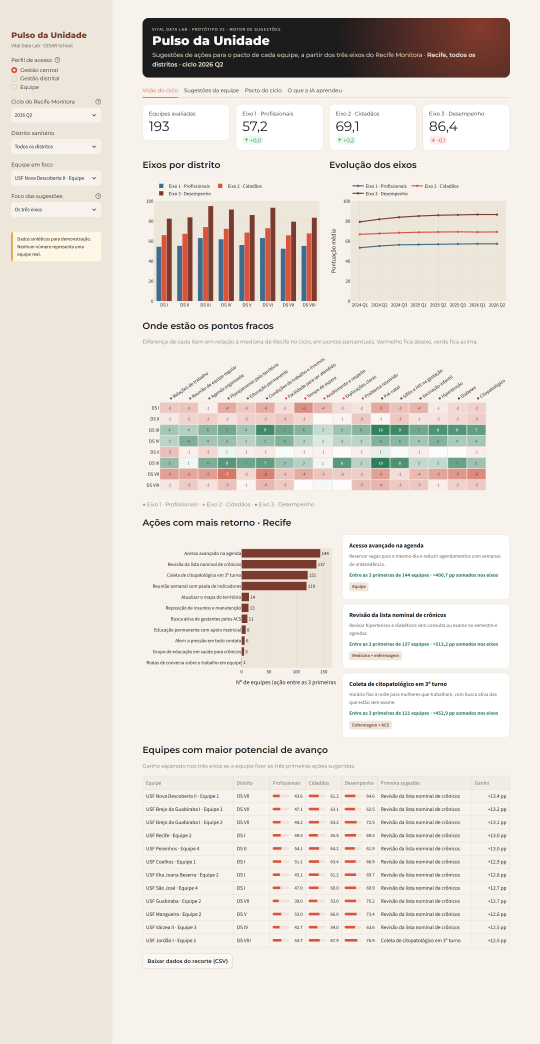
#> input picture prototipo/prints/v2/01-visao-do-ciclo-recife.png, 2160 x 4176 px (shown at 1/4 size); its folder holds 4 pictures in this run
$ python capturar_prints.py
#> lines starting #> are read from the running program, lines starting #| are printed output that depends on the picture
#> (the call stopped at in tirar_prints, `with sync_playwright() as p:`: playwright is not available in this run)
"""Tira os prints das telas do protótipo e monta um PDF e uma galeria em Markdown.

Com o app rodando em http://localhost:8501:
    .venv\\Scripts\\python scripts\\capturar_prints.py

Usa o Microsoft Edge instalado na máquina (não baixa navegador).
"""

import re
from datetime import date
from pathlib import Path

from PIL import Image, ImageDraw, ImageFont
from playwright.sync_api import Page, sync_playwright

URL = "http://localhost:8501"
SAIDA = Path(__file__).resolve().parent.parent / "prints" / "v2"
LARGURA = 1440
ESCALA = 1.5
TITULO = "Pulso da Unidade · protótipo v2"
SUBTITULO = "Motor de sugestões de ações sobre os três eixos do Recife Monitora"

PIVO = ("Na v1, o protótipo criava uma régua própria: o Índice Pulso, de 0 a 100, com a classificação Crítico, "
        "Atenção ou Excelência. Na conversa com o Recife Monitora, ficou claro que a avaliação oficial continua sendo "
        "feita pelos três eixos (profissionais, cidadãos e desempenho) e que o que agrega valor é a recomendação de "
        "ações. Na v2, o índice e as faixas saíram, os três eixos passaram a ser a entrada do sistema, e o produto "
        "virou um motor de sugestões que aprende com os pactos e os resultados de cada ciclo.")

PRINTS = {
    "01-visao-do-ciclo-recife": ("Visão do ciclo · Gestão central",
                                 "Os três eixos do Recife Monitora por distrito e ao longo dos ciclos, os itens mais fracos "
                                 "de cada distrito, as ações com mais retorno e as equipes com maior potencial de avanço."),
    "02-visao-do-ciclo-distrito": ("Visão do ciclo · Gestão distrital",
                                   "O gestor distrital vê os eixos de cada equipe do seu distrito e onde estão os pontos fracos."),
    "03-sugestoes-da-equipe": ("Sugestões da equipe",
                               "Resultado da equipe nos três eixos, comparado com equipes de território parecido, e as "
                               "ações sugeridas para o próximo pacto, com o efeito esperado e a evidência do histórico."),
    "04-pacto-do-ciclo": ("Pacto do ciclo",
                          "As ações escolhidas para o pacto e a projeção dos três eixos no fim do ciclo. O resultado "
                          "real volta para a IA, que é treinada de novo."),
    "05-o-que-a-ia-aprendeu": ("O que a IA aprendeu",
                               "Quanto cada ação mudou cada item no histórico, a melhora da IA a cada ciclo, como o "
                               "motor funciona e o que mudou desde a v1."),
    "06-sugestoes-foco-cidadaos": ("Perfil de equipe · foco no Eixo 2",
                                   "No perfil de equipe, só a própria equipe aparece. Com o foco no Eixo 2 (cidadãos), "
                                   "a ordem das sugestões muda na hora."),
}

CSS_CAPTURA = """
[data-testid="stHeader"], [data-testid="stToolbar"], [data-testid="stDecoration"] { display: none !important; }
"""


# [7 lines left out: function aguardar, not called in this run]


def barra_lateral(page: Page):
    return page.locator('[data-testid="stSidebar"]')


# [4 lines left out: function escolher, not called in this run]


def aba(page: Page, nome: str) -> None:
    page.get_by_role("tab", name=nome).click()
    aguardar(page)


# [12 lines left out: function capturar, not called in this run]


def tirar_prints() -> None:
    SAIDA.mkdir(parents=True, exist_ok=True)
    with sync_playwright() as p:
        navegador = p.chromium.launch(channel="msedge")
        page = navegador.new_page(viewport={"width": LARGURA, "height": 900}, device_scale_factor=ESCALA)
        page.goto(URL)
        page.wait_for_selector(".pulso-hero", timeout=180_000)
        page.add_style_tag(content=CSS_CAPTURA)
        aguardar(page)

        capturar(page, "01-visao-do-ciclo-recife")
        aba(page, "Sugestões da equipe")
        capturar(page, "03-sugestoes-da-equipe")
        for _ in range(3):
            page.get_by_role("button", name="Incluir no pacto").first.click()
            aguardar(page)
        aba(page, "Pacto do ciclo")
        capturar(page, "04-pacto-do-ciclo")
        aba(page, "O que a IA aprendeu")
        capturar(page, "05-o-que-a-ia-aprendeu")

        barra_lateral(page).get_by_text("Gestão distrital", exact=True).click()
        aguardar(page)
        escolher(page, "Distrito sanitário", re.compile(r"^DS VIII$"))
        aba(page, "Visão do ciclo")
        capturar(page, "02-visao-do-ciclo-distrito")

        barra_lateral(page).get_by_text("Equipe", exact=True).click()
        aguardar(page)
        escolher(page, "Foco das sugestões", "Eixo 2 · Cidadãos")
        aba(page, "Sugestões")
        capturar(page, "06-sugestoes-foco-cidadaos")
        navegador.close()


def fonte(negrito: bool, tamanho: int):
    nome = "segoeuib.ttf" if negrito else "segoeui.ttf"
    try:
        return ImageFont.truetype(str(Path("C:/Windows/Fonts") / nome), tamanho)
    except OSError:
        return ImageFont.load_default(size=tamanho)


def quebrar(desenho: ImageDraw.ImageDraw, texto: str, f, largura: int) -> list[str]:
#> called with largura = 1980
    linhas, atual = [], ""
    for palavra in texto.split():
        tentativa = f"{atual} {palavra}".strip()
        if desenho.textlength(tentativa, font=f) <= largura:
            atual = tentativa
        else:
            linhas.append(atual)
            atual = palavra
    return linhas + [atual]


def pagina(titulo: str, descricao: str, imagem: Image.Image | None, numero: str = "") -> Image.Image:
    largura = int(LARGURA * ESCALA)
    margem = 90
    rascunho = ImageDraw.Draw(Image.new("RGB", (1, 1)))
    f_titulo, f_texto = fonte(True, 60), fonte(False, 34)
    linhas = quebrar(rascunho, descricao, f_texto, largura - 2 * margem)
    altura_cabecalho = 90 + 80 + len(linhas) * 48 + 70
    altura = altura_cabecalho + (imagem.height if imagem else 0)
    pg = Image.new("RGB", (largura, altura), "#F7F3EC")
    d = ImageDraw.Draw(pg)
    d.rectangle([0, 0, largura, altura_cabecalho], fill="#1C1C1C")
    d.rectangle([0, altura_cabecalho - 10, largura, altura_cabecalho], fill="#D9543B")
    if numero:
        d.text((margem, 50), numero, font=fonte(True, 30), fill="#D9543B")
    d.text((margem, 90), titulo, font=f_titulo, fill="#F9F9F9")
    for i, linha in enumerate(linhas):
        d.text((margem, 180 + i * 48), linha, font=f_texto, fill="#EDE6DA")
    if imagem:
        pg.paste(imagem.convert("RGB"), (0, altura_cabecalho))
    return pg


def montar_compilado() -> None:
    hoje = date.today().strftime("%d/%m/%Y")
    capa = pagina(TITULO,
                  f"{SUBTITULO}. Vital Data Lab · Projeto 5, Gestão de TI · CESAR School 2026.2 · prints de {hoje}. "
                  "Dados sintéticos: os números não representam nenhuma equipe real.", None)
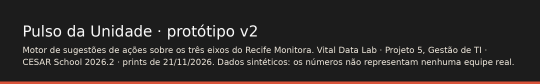
#> capa: PIL image 2160x336 RGB (shown at 1/4 size); mean R, G, B 44.5, 40.3, 39.2
    lista = Image.new("RGB", (capa.width, 120 + 70 * len(PRINTS)), "#F7F3EC")
    d = ImageDraw.Draw(lista)
    for i, (titulo, _) in enumerate(PRINTS.values(), start=1):
        d.text((90, 60 + 70 * i), f"{i}.  {titulo}", font=fonte(False, 40), fill="#1C1C1C")
    capa_completa = Image.new("RGB", (capa.width, capa.height + lista.height), "#F7F3EC")
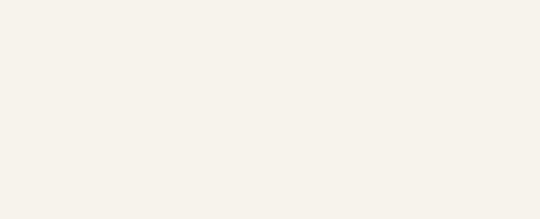
#> capa_completa: PIL image 2160x876 RGB (shown at 1/4 size); mean R, G, B 247, 243, 236
    capa_completa.paste(capa, (0, 0))
    capa_completa.paste(lista, (0, capa.height))
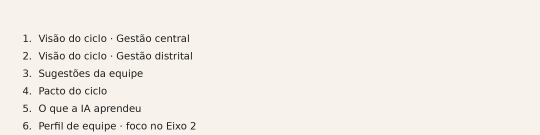
#> lista: PIL image 2160x540 RGB (shown at 1/4 size); mean R, G, B 242.5, 238.6, 231.7
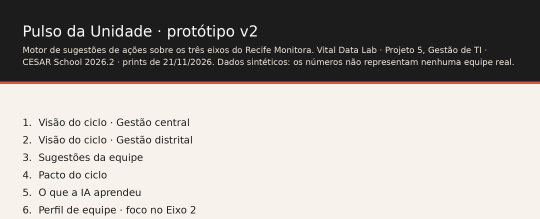
#> capa_completa: PIL image 2160x876 RGB (shown at 1/4 size); mean R, G, B 166.6, 162.5, 157.8

    paginas = [capa_completa, pagina("O que mudou desde a v1", PIVO, None)]
#> call 2 of pagina, with titulo = 'O que mudou desde a v1', numero = ''
#> in pagina (call 2), `pg = Image.new("RGB", (largura, altura), "#F7F3EC")`:
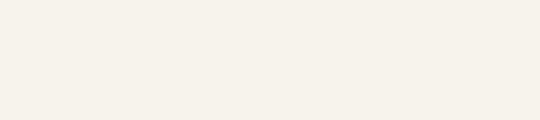
#> pg: PIL image 2160x480 RGB (shown at 1/4 size); mean R, G, B 247, 243, 236
    for i, (nome, (titulo, descricao)) in enumerate(PRINTS.items(), start=1):
        paginas.append(pagina(titulo, descricao, Image.open(SAIDA / f"{nome}.png"), f"{i:02d}"))
#> call 3 of pagina, with titulo = 'Visão do ciclo · Gestão central', numero = '01'
#> in pagina (call 3), `largura = int(LARGURA * ESCALA)`: largura = 2160
#> in pagina (call 3), `linhas = quebrar(rascunho, descricao, f_texto, largura - 2 * margem)`: linhas = 2 items
#> in pagina (call 3), `altura_cabecalho = 90 + 80 + len(linhas) * 48 + 70`: altura_cabecalho = 336
#> in pagina (call 3), `altura = altura_cabecalho + (imagem.height if imagem else 0)`: altura = 4512
#> in pagina (call 3), `pg = Image.new("RGB", (largura, altura), "#F7F3EC")`:
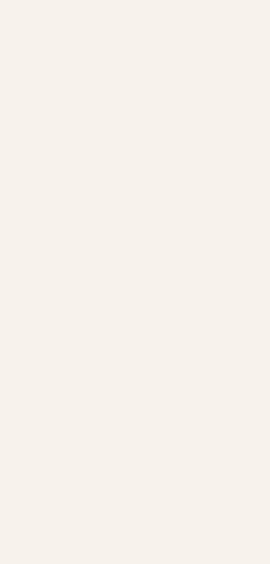
#> pg: PIL image 2160x4512 RGB (shown at 1/8 size); mean R, G, B 247, 243, 236
#> the loop in pagina (call 3), `for i, linha in enumerate(linhas):` made 2 passes
#> in pagina (call 3), `pg.paste(imagem.convert("RGB"), (0, altura_cabecalho))`:
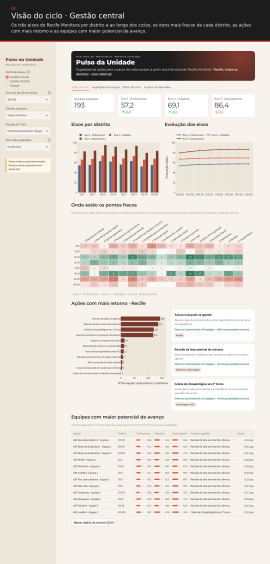
#> pg: PIL image 2160x4512 RGB (shown at 1/8 size); mean R, G, B 216, 209.9, 202.6
#> in pagina, imagem is the input picture: PIL image 2160x4176 RGB; mean R, G, B 229.9, 223.7, 215.9
#> pass 2 of the loop in montar_compilado, `for i, (nome, (titulo, descricao)) in enumerate(PRINTS.items(), start=..`:
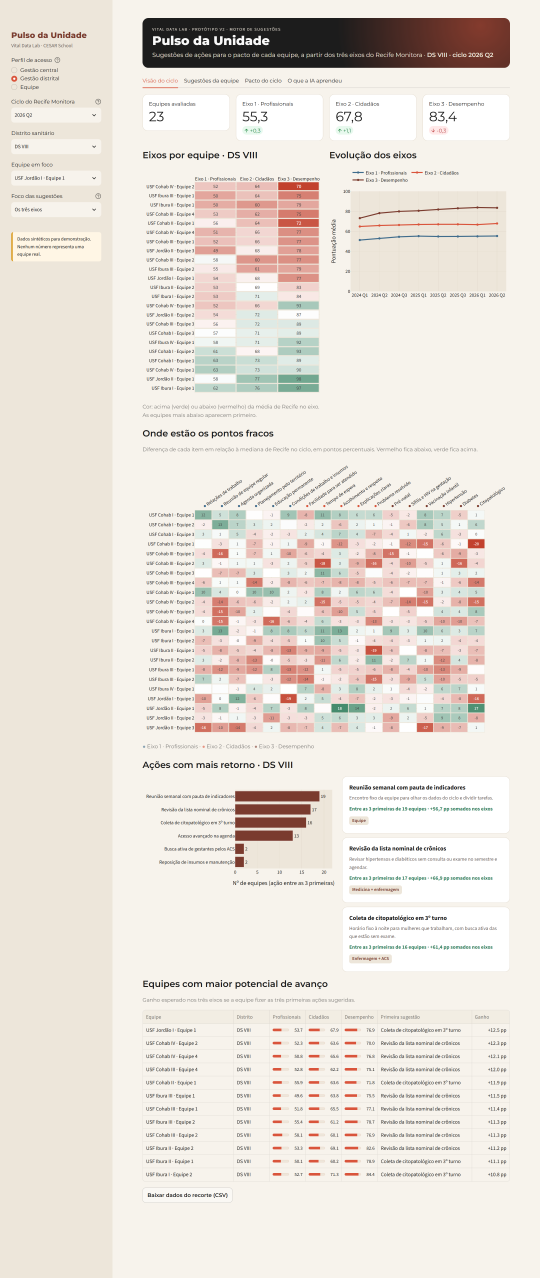
#> input picture prototipo/prints/v2/02-visao-do-ciclo-distrito.png, 2160 x 5112 px (shown at 1/4 size)
#> linhas = 1 item
#> altura_cabecalho = 288
#> altura = 5400
#> in pagina (call 4), `pg = Image.new("RGB", (largura, altura), "#F7F3EC")`:
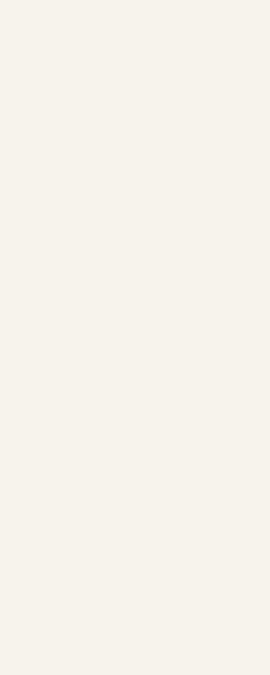
#> pg: PIL image 2160x5400 RGB (shown at 1/8 size); mean R, G, B 247, 243, 236
#> the loop in pagina (call 4), `for i, linha in enumerate(linhas):` made 1 pass
#> in pagina (call 4), `pg.paste(imagem.convert("RGB"), (0, altura_cabecalho))`:
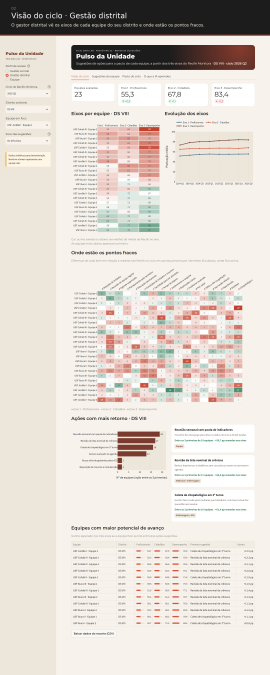
#> pg: PIL image 2160x5400 RGB (shown at 1/8 size); mean R, G, B 223.2, 216.4, 209
#> in pagina, imagem is the input picture: PIL image 2160x5112 RGB; mean R, G, B 233.4, 226.4, 218.7
#> pass 3 of the loop in montar_compilado, `for i, (nome, (titulo, descricao)) in enumerate(PRINTS.items(), start=..`:
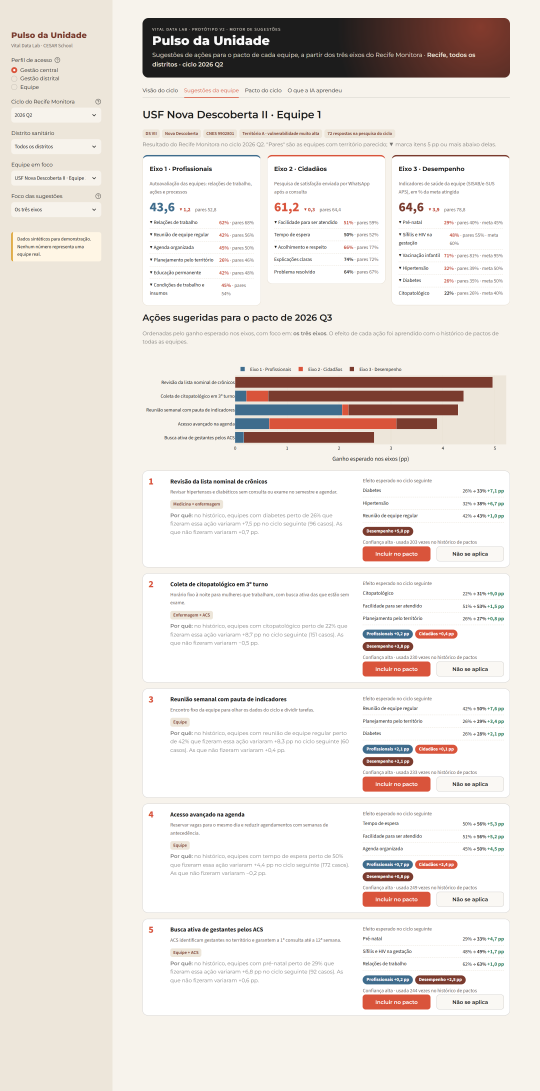
#> input picture prototipo/prints/v2/03-sugestoes-da-equipe.png, 2160 x 4362 px (shown at 1/4 size)
#> linhas = 2 items
#> altura_cabecalho = 336
#> altura = 4698
#> in pagina (call 5), `pg = Image.new("RGB", (largura, altura), "#F7F3EC")`:
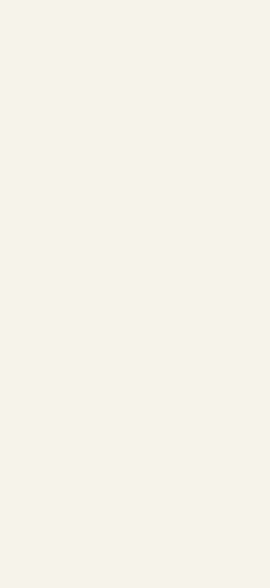
#> pg: PIL image 2160x4698 RGB (shown at 1/8 size); mean R, G, B 247, 243, 236
#> the loop in pagina (call 5), `for i, linha in enumerate(linhas):` made 2 passes
#> in pagina (call 5), `pg.paste(imagem.convert("RGB"), (0, altura_cabecalho))`:
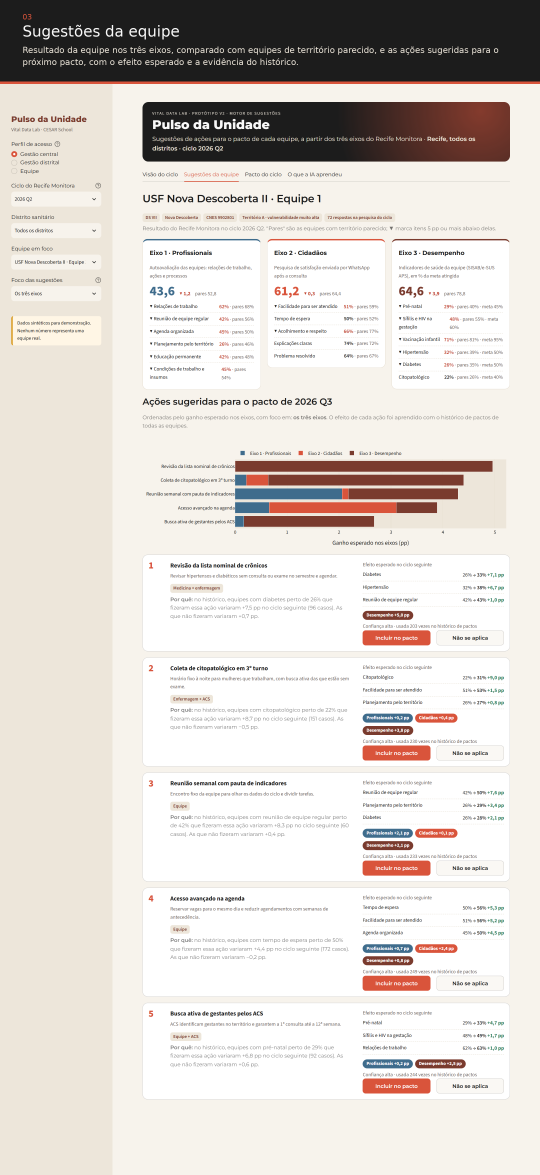
#> pg: PIL image 2160x4698 RGB (shown at 1/4 size); mean R, G, B 220.2, 214.2, 209.1
#> in pagina, imagem is the input picture: PIL image 2160x4362 RGB; mean R, G, B 233.9, 227.8, 222.4
#> the loop made 5 passes; the first 3 are shown
    pdf = SAIDA / "pulso-da-unidade-v2-prints.pdf"
    paginas[0].save(pdf, save_all=True, append_images=paginas[1:], resolution=150)
    print("ok", pdf.name)

    galeria = [f"# Prints do protótipo · v2 (motor de sugestões)\n",
               f"Capturados em {hoje} a partir do app rodando localmente. "
               "**Dados sintéticos**: os números não representam nenhuma equipe real.\n",
               f"**O que mudou desde a v1.** {PIVO} Os prints da v1 estão em [`../v1`](../v1/README.md).\n",
               f"O compilado em PDF está em [`{pdf.name}`]({pdf.name}).\n"]
    for i, (nome, (titulo, descricao)) in enumerate(PRINTS.items(), start=1):
        galeria.append(f"## {i}. {titulo}\n\n{descricao}\n\n![{titulo}]({nome}.png)\n")
    (SAIDA / "README.md").write_text("\n".join(galeria), encoding="utf-8")
    print("ok README.md")


if __name__ == "__main__":
    tirar_prints()
#> (the run stopped early here; a loop or call above may not have finished)
